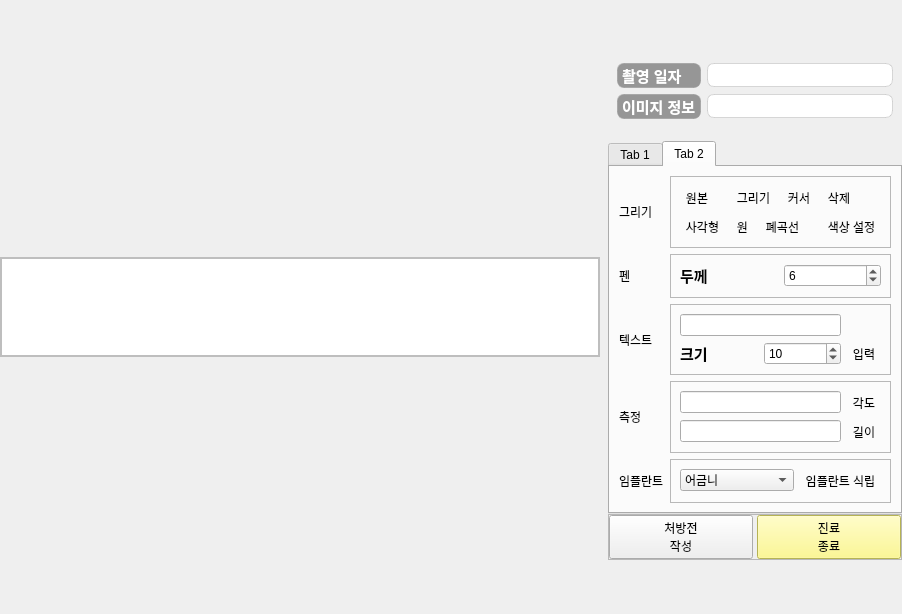
<?xml version="1.0" encoding="UTF-8"?>
<ui version="4.0">
 <class>ImageAlbum</class>
 <widget class="QWidget" name="ImageAlbum">
  <property name="geometry">
   <rect>
    <x>0</x>
    <y>0</y>
    <width>872</width>
    <height>614</height>
   </rect>
  </property>
  <property name="cursor">
   <cursorShape>ArrowCursor</cursorShape>
  </property>
  <property name="styleSheet">
   <string notr="true"/>
  </property>
  <layout class="QGridLayout" name="gridLayout_2">
   <property name="leftMargin">
    <number>0</number>
   </property>
   <property name="topMargin">
    <number>0</number>
   </property>
   <property name="rightMargin">
    <number>0</number>
   </property>
   <property name="bottomMargin">
    <number>0</number>
   </property>
   <property name="horizontalSpacing">
    <number>8</number>
   </property>
   <property name="verticalSpacing">
    <number>0</number>
   </property>
   <item row="0" column="0">
    <layout class="QVBoxLayout" name="verticalLayout_2">
     <property name="spacing">
      <number>8</number>
     </property>
     <item>
      <layout class="QGridLayout" name="gridLayout"/>
     </item>
     <item>
      <widget class="QListWidget" name="listWidget">
       <property name="sizePolicy">
        <sizepolicy hsizetype="Preferred" vsizetype="Preferred">
         <horstretch>0</horstretch>
         <verstretch>0</verstretch>
        </sizepolicy>
       </property>
       <property name="minimumSize">
        <size>
         <width>600</width>
         <height>100</height>
        </size>
       </property>
       <property name="maximumSize">
        <size>
         <width>16777215</width>
         <height>100</height>
        </size>
       </property>
       <property name="baseSize">
        <size>
         <width>600</width>
         <height>80</height>
        </size>
       </property>
       <property name="styleSheet">
        <string notr="true">border: 2px solid rgba(190, 190, 190, 255);
</string>
       </property>
       <property name="frameShape">
        <enum>QFrame::Box</enum>
       </property>
       <property name="verticalScrollBarPolicy">
        <enum>Qt::ScrollBarAsNeeded</enum>
       </property>
       <property name="horizontalScrollBarPolicy">
        <enum>Qt::ScrollBarAlwaysOff</enum>
       </property>
       <property name="iconSize">
        <size>
         <width>120</width>
         <height>80</height>
        </size>
       </property>
       <property name="movement">
        <enum>QListView::Static</enum>
       </property>
       <property name="flow">
        <enum>QListView::LeftToRight</enum>
       </property>
       <property name="resizeMode">
        <enum>QListView::Adjust</enum>
       </property>
       <property name="viewMode">
        <enum>QListView::IconMode</enum>
       </property>
      </widget>
     </item>
    </layout>
   </item>
   <item row="0" column="1">
    <layout class="QVBoxLayout" name="verticalLayout">
     <property name="spacing">
      <number>0</number>
     </property>
     <item>
      <widget class="QFrame" name="frame">
       <property name="maximumSize">
        <size>
         <width>300</width>
         <height>16777215</height>
        </size>
       </property>
       <property name="frameShape">
        <enum>QFrame::NoFrame</enum>
       </property>
       <property name="frameShadow">
        <enum>QFrame::Raised</enum>
       </property>
       <layout class="QGridLayout" name="gridLayout_10">
        <item row="0" column="0">
         <widget class="QLabel" name="label_4">
          <property name="font">
           <font>
            <pointsize>11</pointsize>
            <bold>true</bold>
           </font>
          </property>
          <property name="styleSheet">
           <string notr="true">background-color: rgb(150, 150, 150);
color: rgb(255, 255, 255);

border: 1px solid rgba(150, 150, 150, 150);
border-radius:7px;</string>
          </property>
          <property name="text">
           <string>촬영 일자</string>
          </property>
          <property name="buddy">
           <cstring>PhotoDate</cstring>
          </property>
         </widget>
        </item>
        <item row="0" column="1">
         <widget class="QLineEdit" name="PhotoDate">
          <property name="font">
           <font>
            <pointsize>13</pointsize>
           </font>
          </property>
          <property name="styleSheet">
           <string notr="true">border: 1px solid rgba(190, 190, 190, 150);
border-radius:7px;</string>
          </property>
         </widget>
        </item>
        <item row="1" column="0">
         <widget class="QLabel" name="label_7">
          <property name="font">
           <font>
            <pointsize>11</pointsize>
            <bold>true</bold>
           </font>
          </property>
          <property name="styleSheet">
           <string notr="true">background-color: rgb(150, 150, 150);
color: rgb(255, 255, 255);

border: 1px solid rgba(150, 150, 150, 150);
border-radius:7px;</string>
          </property>
          <property name="text">
           <string>이미지 정보</string>
          </property>
          <property name="buddy">
           <cstring>ImageInfo</cstring>
          </property>
         </widget>
        </item>
        <item row="1" column="1">
         <widget class="QLineEdit" name="ImageInfo">
          <property name="font">
           <font>
            <pointsize>13</pointsize>
           </font>
          </property>
          <property name="styleSheet">
           <string notr="true">border: 1px solid rgba(190, 190, 190, 150);
border-radius:7px;</string>
          </property>
         </widget>
        </item>
       </layout>
      </widget>
     </item>
     <item>
      <spacer name="verticalSpacer">
       <property name="orientation">
        <enum>Qt::Vertical</enum>
       </property>
       <property name="sizeType">
        <enum>QSizePolicy::Fixed</enum>
       </property>
       <property name="sizeHint" stdset="0">
        <size>
         <width>20</width>
         <height>13</height>
        </size>
       </property>
      </spacer>
     </item>
     <item>
      <widget class="QTabWidget" name="tabWidget">
       <property name="sizePolicy">
        <sizepolicy hsizetype="Preferred" vsizetype="Preferred">
         <horstretch>0</horstretch>
         <verstretch>0</verstretch>
        </sizepolicy>
       </property>
       <property name="maximumSize">
        <size>
         <width>300</width>
         <height>16777215</height>
        </size>
       </property>
       <property name="styleSheet">
        <string notr="true"/>
       </property>
       <property name="tabShape">
        <enum>QTabWidget::Rounded</enum>
       </property>
       <property name="currentIndex">
        <number>1</number>
       </property>
       <property name="documentMode">
        <bool>false</bool>
       </property>
       <property name="tabsClosable">
        <bool>false</bool>
       </property>
       <property name="movable">
        <bool>false</bool>
       </property>
       <property name="tabBarAutoHide">
        <bool>false</bool>
       </property>
       <widget class="QWidget" name="tab">
        <attribute name="title">
         <string>Tab 1</string>
        </attribute>
        <layout class="QGridLayout" name="gridLayout_11">
         <item row="2" column="0">
          <widget class="QToolButton" name="LeftRotate">
           <property name="styleSheet">
            <string notr="true">background-color: rgb(255, 255, 255);
border-radius:10px;
border: 1px solid white;</string>
           </property>
           <property name="text">
            <string>좌회전</string>
           </property>
           <property name="iconSize">
            <size>
             <width>30</width>
             <height>30</height>
            </size>
           </property>
          </widget>
         </item>
         <item row="0" column="0">
          <widget class="QToolButton" name="OrigImage">
           <property name="styleSheet">
            <string notr="true">background-color: rgb(255, 255, 255);
border-radius:10px;
border: 1px solid white;</string>
           </property>
           <property name="text">
            <string>원본</string>
           </property>
           <property name="iconSize">
            <size>
             <width>30</width>
             <height>30</height>
            </size>
           </property>
          </widget>
         </item>
         <item row="2" column="1">
          <widget class="QToolButton" name="RightRotate">
           <property name="styleSheet">
            <string notr="true">background-color: rgb(255, 255, 255);
border-radius:10px;
border: 1px solid white;</string>
           </property>
           <property name="text">
            <string>우회전</string>
           </property>
           <property name="iconSize">
            <size>
             <width>30</width>
             <height>30</height>
            </size>
           </property>
          </widget>
         </item>
         <item row="7" column="1">
          <widget class="QSlider" name="Brightness">
           <property name="minimum">
            <number>-50</number>
           </property>
           <property name="maximum">
            <number>50</number>
           </property>
           <property name="orientation">
            <enum>Qt::Horizontal</enum>
           </property>
           <property name="tickPosition">
            <enum>QSlider::TicksBelow</enum>
           </property>
           <property name="tickInterval">
            <number>5</number>
           </property>
          </widget>
         </item>
         <item row="3" column="0">
          <widget class="QToolButton" name="Sharpening">
           <property name="styleSheet">
            <string notr="true">background-color: rgb(255, 255, 255);
border-radius:10px;
border: 1px solid white;</string>
           </property>
           <property name="text">
            <string>샤프닝</string>
           </property>
           <property name="iconSize">
            <size>
             <width>30</width>
             <height>30</height>
            </size>
           </property>
          </widget>
         </item>
         <item row="4" column="0">
          <widget class="QToolButton" name="Blur">
           <property name="styleSheet">
            <string notr="true">background-color: rgb(255, 255, 255);
border-radius:10px;
border: 1px solid white;</string>
           </property>
           <property name="text">
            <string>블러</string>
           </property>
           <property name="iconSize">
            <size>
             <width>30</width>
             <height>30</height>
            </size>
           </property>
          </widget>
         </item>
         <item row="0" column="1">
          <widget class="QToolButton" name="Laser">
           <property name="styleSheet">
            <string notr="true">background-color: rgb(255, 255, 255);
border-radius:10px;
border: 1px solid white;</string>
           </property>
           <property name="text">
            <string>레이저</string>
           </property>
           <property name="iconSize">
            <size>
             <width>30</width>
             <height>30</height>
            </size>
           </property>
          </widget>
         </item>
         <item row="9" column="1">
          <widget class="QSlider" name="Contrast">
           <property name="minimum">
            <number>5</number>
           </property>
           <property name="maximum">
            <number>15</number>
           </property>
           <property name="value">
            <number>10</number>
           </property>
           <property name="orientation">
            <enum>Qt::Horizontal</enum>
           </property>
           <property name="tickPosition">
            <enum>QSlider::TicksBelow</enum>
           </property>
           <property name="tickInterval">
            <number>1</number>
           </property>
          </widget>
         </item>
         <item row="1" column="1">
          <widget class="QToolButton" name="ZoomOut">
           <property name="styleSheet">
            <string notr="true">background-color: rgb(255, 255, 255);
border-radius:10px;
border: 1px solid white;</string>
           </property>
           <property name="text">
            <string>줌아웃</string>
           </property>
           <property name="iconSize">
            <size>
             <width>30</width>
             <height>30</height>
            </size>
           </property>
          </widget>
         </item>
         <item row="4" column="1">
          <widget class="QToolButton" name="Reverse">
           <property name="styleSheet">
            <string notr="true">background-color: rgb(255, 255, 255);
border-radius:10px;
border: 1px solid white;</string>
           </property>
           <property name="text">
            <string>반전</string>
           </property>
           <property name="iconSize">
            <size>
             <width>30</width>
             <height>30</height>
            </size>
           </property>
          </widget>
         </item>
         <item row="5" column="1">
          <widget class="QToolButton" name="HReverse">
           <property name="styleSheet">
            <string notr="true">background-color: rgb(255, 255, 255);
border-radius:10px;
border: 1px solid white;</string>
           </property>
           <property name="text">
            <string>상하 반전</string>
           </property>
           <property name="iconSize">
            <size>
             <width>30</width>
             <height>30</height>
            </size>
           </property>
          </widget>
         </item>
         <item row="7" column="0">
          <widget class="QLabel" name="label">
           <property name="font">
            <font>
             <pointsize>11</pointsize>
             <bold>true</bold>
            </font>
           </property>
           <property name="text">
            <string>밝기</string>
           </property>
           <property name="buddy">
            <cstring>Brightness</cstring>
           </property>
          </widget>
         </item>
         <item row="5" column="0">
          <widget class="QToolButton" name="VReverse">
           <property name="styleSheet">
            <string notr="true">background-color: rgb(255, 255, 255);
border-radius:10px;
border: 1px solid white;</string>
           </property>
           <property name="text">
            <string>좌우 반전</string>
           </property>
           <property name="iconSize">
            <size>
             <width>30</width>
             <height>30</height>
            </size>
           </property>
          </widget>
         </item>
         <item row="3" column="1">
          <widget class="QToolButton" name="HistEqual">
           <property name="styleSheet">
            <string notr="true">background-color: rgb(255, 255, 255);
border-radius:10px;
border: 1px solid white;</string>
           </property>
           <property name="text">
            <string>히스토그램 평활화</string>
           </property>
           <property name="iconSize">
            <size>
             <width>30</width>
             <height>30</height>
            </size>
           </property>
          </widget>
         </item>
         <item row="1" column="0">
          <widget class="QToolButton" name="ZoomIn">
           <property name="styleSheet">
            <string notr="true">background-color: rgb(255, 255, 255);
border-radius:10px;
border: 1px solid white;</string>
           </property>
           <property name="text">
            <string>줌인</string>
           </property>
           <property name="iconSize">
            <size>
             <width>30</width>
             <height>30</height>
            </size>
           </property>
          </widget>
         </item>
         <item row="8" column="1">
          <widget class="QSlider" name="Gamma">
           <property name="minimum">
            <number>1</number>
           </property>
           <property name="maximum">
            <number>19</number>
           </property>
           <property name="value">
            <number>10</number>
           </property>
           <property name="orientation">
            <enum>Qt::Horizontal</enum>
           </property>
           <property name="tickPosition">
            <enum>QSlider::TicksBelow</enum>
           </property>
           <property name="tickInterval">
            <number>1</number>
           </property>
          </widget>
         </item>
         <item row="8" column="0">
          <widget class="QLabel" name="label_6">
           <property name="font">
            <font>
             <pointsize>11</pointsize>
             <bold>true</bold>
            </font>
           </property>
           <property name="text">
            <string>감마</string>
           </property>
          </widget>
         </item>
         <item row="6" column="0">
          <widget class="QToolButton" name="Capture">
           <property name="styleSheet">
            <string notr="true">background-color: rgb(255, 255, 255);
border-radius:10px;
border: 1px solid white;</string>
           </property>
           <property name="text">
            <string>캡처</string>
           </property>
           <property name="iconSize">
            <size>
             <width>30</width>
             <height>30</height>
            </size>
           </property>
          </widget>
         </item>
         <item row="9" column="0">
          <widget class="QLabel" name="label_2">
           <property name="font">
            <font>
             <pointsize>11</pointsize>
             <bold>true</bold>
            </font>
           </property>
           <property name="text">
            <string>대비</string>
           </property>
           <property name="buddy">
            <cstring>Contrast</cstring>
           </property>
          </widget>
         </item>
        </layout>
       </widget>
       <widget class="QWidget" name="tab_2">
        <attribute name="title">
         <string>Tab 2</string>
        </attribute>
        <layout class="QGridLayout" name="gridLayout_5">
         <item row="0" column="1">
          <widget class="QLabel" name="label_12">
           <property name="text">
            <string>그리기</string>
           </property>
          </widget>
         </item>
         <item row="2" column="1">
          <widget class="QLabel" name="label_10">
           <property name="text">
            <string>텍스트</string>
           </property>
          </widget>
         </item>
         <item row="1" column="2">
          <widget class="QFrame" name="frame_2">
           <property name="frameShape">
            <enum>QFrame::StyledPanel</enum>
           </property>
           <property name="frameShadow">
            <enum>QFrame::Raised</enum>
           </property>
           <layout class="QGridLayout" name="gridLayout_3">
            <item row="0" column="0">
             <layout class="QHBoxLayout" name="horizontalLayout">
              <item>
               <widget class="QLabel" name="label_3">
                <property name="font">
                 <font>
                  <pointsize>11</pointsize>
                  <bold>true</bold>
                 </font>
                </property>
                <property name="text">
                 <string>두께</string>
                </property>
                <property name="buddy">
                 <cstring>Thickness</cstring>
                </property>
               </widget>
              </item>
              <item>
               <widget class="QSpinBox" name="Thickness">
                <property name="value">
                 <number>6</number>
                </property>
               </widget>
              </item>
             </layout>
            </item>
           </layout>
          </widget>
         </item>
         <item row="3" column="2">
          <widget class="QFrame" name="frame_5">
           <property name="frameShape">
            <enum>QFrame::StyledPanel</enum>
           </property>
           <property name="frameShadow">
            <enum>QFrame::Raised</enum>
           </property>
           <layout class="QGridLayout" name="gridLayout_6">
            <item row="0" column="0">
             <widget class="QLineEdit" name="AngleResult"/>
            </item>
            <item row="0" column="1">
             <widget class="QToolButton" name="Angle">
              <property name="styleSheet">
               <string notr="true">background-color: qlineargradient(spread:pad, x1:0.0, y1:0.0, x2:1, 
y2:1, stop:0 rgba(150, 150, 150, 50), stop:1 rgba(90, 90, 90, 100));
selection-color: black;
border-width: 1px;
border-style: solid gray;
</string>
              </property>
              <property name="text">
               <string>각도</string>
              </property>
             </widget>
            </item>
            <item row="1" column="0">
             <widget class="QLineEdit" name="LengthResult"/>
            </item>
            <item row="1" column="1">
             <widget class="QToolButton" name="LengthMeasurement">
              <property name="styleSheet">
               <string notr="true">background-color: qlineargradient(spread:pad, x1:0.0, y1:0.0, x2:1, 
y2:1, stop:0 rgba(150, 150, 150, 50), stop:1 rgba(90, 90, 90, 100));
selection-color: black;
border-width: 1px;
border-style: solid gray;
</string>
              </property>
              <property name="text">
               <string>길이</string>
              </property>
             </widget>
            </item>
           </layout>
          </widget>
         </item>
         <item row="1" column="1">
          <widget class="QLabel" name="label_8">
           <property name="text">
            <string>펜</string>
           </property>
          </widget>
         </item>
         <item row="2" column="2">
          <widget class="QFrame" name="frame_4">
           <property name="frameShape">
            <enum>QFrame::StyledPanel</enum>
           </property>
           <property name="frameShadow">
            <enum>QFrame::Raised</enum>
           </property>
           <layout class="QGridLayout" name="gridLayout_4">
            <item row="0" column="0" colspan="2">
             <widget class="QLineEdit" name="lineEdit">
              <property name="toolTip">
               <string/>
              </property>
              <property name="text">
               <string/>
              </property>
              <property name="placeholderText">
               <string notr="true"/>
              </property>
             </widget>
            </item>
            <item row="1" column="0">
             <widget class="QLabel" name="label_5">
              <property name="font">
               <font>
                <pointsize>11</pointsize>
                <bold>true</bold>
               </font>
              </property>
              <property name="text">
               <string>크기</string>
              </property>
              <property name="buddy">
               <cstring>Fontsize</cstring>
              </property>
             </widget>
            </item>
            <item row="1" column="1">
             <widget class="QSpinBox" name="Fontsize">
              <property name="value">
               <number>10</number>
              </property>
             </widget>
            </item>
            <item row="1" column="2">
             <widget class="QToolButton" name="TextBox">
              <property name="styleSheet">
               <string notr="true">background-color: qlineargradient(spread:pad, x1:0.0, y1:0.0, x2:1, 
y2:1, stop:0 rgba(150, 150, 150, 50), stop:1 rgba(90, 90, 90, 100));
selection-color: black;
border-width: 1px;
border-style: solid gray;
</string>
              </property>
              <property name="text">
               <string>입력</string>
              </property>
             </widget>
            </item>
           </layout>
          </widget>
         </item>
         <item row="3" column="1">
          <widget class="QLabel" name="label_9">
           <property name="text">
            <string>측정</string>
           </property>
          </widget>
         </item>
         <item row="0" column="2">
          <widget class="QFrame" name="frame_7">
           <property name="frameShape">
            <enum>QFrame::StyledPanel</enum>
           </property>
           <property name="frameShadow">
            <enum>QFrame::Raised</enum>
           </property>
           <layout class="QGridLayout" name="gridLayout_12">
            <item row="0" column="0">
             <widget class="QToolButton" name="OrigImage2">
              <property name="styleSheet">
               <string notr="true">background-color: qlineargradient(spread:pad, x1:0.0, y1:0.0, x2:1, 
y2:1, stop:0 rgba(150, 150, 150, 50), stop:1 rgba(90, 90, 90, 100));
selection-color: black;
border-width: 1px;
border-style: solid gray;
</string>
              </property>
              <property name="text">
               <string>원본</string>
              </property>
              <property name="iconSize">
               <size>
                <width>30</width>
                <height>30</height>
               </size>
              </property>
             </widget>
            </item>
            <item row="0" column="1" colspan="2">
             <widget class="QToolButton" name="Lines">
              <property name="styleSheet">
               <string notr="true">background-color: qlineargradient(spread:pad, x1:0.0, y1:0.0, x2:1, 
y2:1, stop:0 rgba(150, 150, 150, 50), stop:1 rgba(90, 90, 90, 100));
selection-color: black;
border-width: 1px;
border-style: solid gray;
</string>
              </property>
              <property name="text">
               <string>그리기</string>
              </property>
              <property name="iconSize">
               <size>
                <width>30</width>
                <height>30</height>
               </size>
              </property>
             </widget>
            </item>
            <item row="0" column="3">
             <widget class="QToolButton" name="Cursor">
              <property name="styleSheet">
               <string notr="true">background-color: qlineargradient(spread:pad, x1:0.0, y1:0.0, x2:1, 
y2:1, stop:0 rgba(150, 150, 150, 50), stop:1 rgba(90, 90, 90, 100));
selection-color: black;
border-width: 1px;
border-style: solid gray;
</string>
              </property>
              <property name="text">
               <string>커서</string>
              </property>
              <property name="iconSize">
               <size>
                <width>30</width>
                <height>30</height>
               </size>
              </property>
             </widget>
            </item>
            <item row="0" column="4">
             <widget class="QToolButton" name="Delete">
              <property name="styleSheet">
               <string notr="true">background-color: qlineargradient(spread:pad, x1:0.0, y1:0.0, x2:1, 
y2:1, stop:0 rgba(150, 150, 150, 50), stop:1 rgba(90, 90, 90, 100));
selection-color: black;
border-width: 1px;
border-style: solid gray;
</string>
              </property>
              <property name="text">
               <string>삭제</string>
              </property>
              <property name="iconSize">
               <size>
                <width>30</width>
                <height>30</height>
               </size>
              </property>
              <property name="shortcut">
               <string>Del</string>
              </property>
             </widget>
            </item>
            <item row="1" column="0">
             <widget class="QToolButton" name="Rectangle">
              <property name="styleSheet">
               <string notr="true">background-color: qlineargradient(spread:pad, x1:0.0, y1:0.0, x2:1, 
y2:1, stop:0 rgba(150, 150, 150, 50), stop:1 rgba(90, 90, 90, 100));
selection-color: black;
border-width: 1px;
border-style: solid gray;
</string>
              </property>
              <property name="text">
               <string>사각형</string>
              </property>
              <property name="iconSize">
               <size>
                <width>30</width>
                <height>30</height>
               </size>
              </property>
             </widget>
            </item>
            <item row="1" column="1">
             <widget class="QToolButton" name="Ellipse">
              <property name="styleSheet">
               <string notr="true">background-color: qlineargradient(spread:pad, x1:0.0, y1:0.0, x2:1, 
y2:1, stop:0 rgba(150, 150, 150, 50), stop:1 rgba(90, 90, 90, 100));
selection-color: black;
border-width: 1px;
border-style: solid gray;
</string>
              </property>
              <property name="text">
               <string>원</string>
              </property>
              <property name="iconSize">
               <size>
                <width>30</width>
                <height>30</height>
               </size>
              </property>
             </widget>
            </item>
            <item row="1" column="2" colspan="2">
             <widget class="QToolButton" name="Freehand">
              <property name="styleSheet">
               <string notr="true">background-color: qlineargradient(spread:pad, x1:0.0, y1:0.0, x2:1, 
y2:1, stop:0 rgba(150, 150, 150, 50), stop:1 rgba(90, 90, 90, 100));
selection-color: black;
border-width: 1px;
border-style: solid gray;
</string>
              </property>
              <property name="text">
               <string>폐곡선</string>
              </property>
              <property name="iconSize">
               <size>
                <width>30</width>
                <height>30</height>
               </size>
              </property>
             </widget>
            </item>
            <item row="1" column="4">
             <widget class="QToolButton" name="Brush">
              <property name="styleSheet">
               <string notr="true">background-color: qlineargradient(spread:pad, x1:0.0, y1:0.0, x2:1, 
y2:1, stop:0 rgba(150, 150, 150, 50), stop:1 rgba(90, 90, 90, 100));
selection-color: black;
border-width: 1px;
border-style: solid gray;
</string>
              </property>
              <property name="text">
               <string>색상 설정</string>
              </property>
              <property name="iconSize">
               <size>
                <width>30</width>
                <height>30</height>
               </size>
              </property>
             </widget>
            </item>
           </layout>
          </widget>
         </item>
         <item row="4" column="2">
          <widget class="QFrame" name="frame_6">
           <property name="frameShape">
            <enum>QFrame::StyledPanel</enum>
           </property>
           <property name="frameShadow">
            <enum>QFrame::Raised</enum>
           </property>
           <layout class="QGridLayout" name="gridLayout_7">
            <item row="0" column="0">
             <widget class="QComboBox" name="ImplantcomboBox">
              <item>
               <property name="text">
                <string>어금니</string>
               </property>
              </item>
              <item>
               <property name="text">
                <string>앞니</string>
               </property>
              </item>
             </widget>
            </item>
            <item row="0" column="1">
             <widget class="QToolButton" name="Implant">
              <property name="styleSheet">
               <string notr="true">background-color: qlineargradient(spread:pad, x1:0.0, y1:0.0, x2:1, 
y2:1, stop:0 rgba(150, 150, 150, 50), stop:1 rgba(90, 90, 90, 100));
selection-color: black;
border-width: 1px;
border-style: solid gray;
</string>
              </property>
              <property name="text">
               <string>임플란트 식립</string>
              </property>
              <property name="iconSize">
               <size>
                <width>30</width>
                <height>30</height>
               </size>
              </property>
             </widget>
            </item>
           </layout>
          </widget>
         </item>
         <item row="4" column="1">
          <widget class="QLabel" name="label_11">
           <property name="text">
            <string>임플란트</string>
           </property>
          </widget>
         </item>
        </layout>
       </widget>
      </widget>
     </item>
     <item>
      <widget class="QWidget" name="widget" native="true">
       <property name="maximumSize">
        <size>
         <width>300</width>
         <height>300</height>
        </size>
       </property>
      </widget>
     </item>
     <item>
      <widget class="QFrame" name="frame_3">
       <property name="maximumSize">
        <size>
         <width>300</width>
         <height>90</height>
        </size>
       </property>
       <property name="frameShape">
        <enum>QFrame::StyledPanel</enum>
       </property>
       <property name="frameShadow">
        <enum>QFrame::Raised</enum>
       </property>
       <layout class="QGridLayout" name="gridLayout_8">
        <property name="leftMargin">
         <number>0</number>
        </property>
        <property name="topMargin">
         <number>0</number>
        </property>
        <property name="rightMargin">
         <number>0</number>
        </property>
        <property name="bottomMargin">
         <number>0</number>
        </property>
        <property name="horizontalSpacing">
         <number>4</number>
        </property>
        <property name="verticalSpacing">
         <number>0</number>
        </property>
        <item row="1" column="1">
         <widget class="QPushButton" name="EndTreatment">
          <property name="styleSheet">
           <string notr="true">QPushButton {background-color: rgb(255, 250, 117)}</string>
          </property>
          <property name="text">
           <string>진료
종료</string>
          </property>
         </widget>
        </item>
        <item row="1" column="0">
         <widget class="QPushButton" name="Prescription">
          <property name="text">
           <string>처방전
작성</string>
          </property>
         </widget>
        </item>
       </layout>
      </widget>
     </item>
    </layout>
   </item>
  </layout>
 </widget>
 <resources/>
 <connections/>
</ui>
